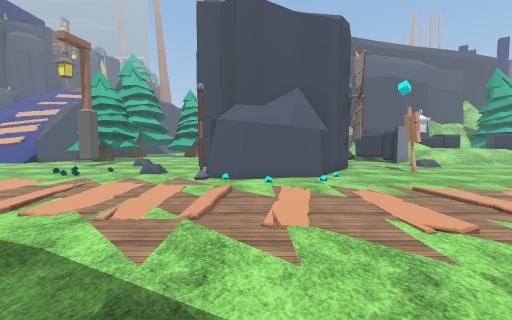
View 1 (above)

24 first-person views from a walk through a scene from a Unity 3-D project. The camera is 1.5 m above the floor, tilts 4° down and sees 90° across. Doors are open. The floor is counted in squares, 1 m on a side. Each view is taken from the middle of a square. On the plan, view 1 faces up. The plan holds only what a view shows up to about 13 squares ahead; the rest is blank. The place goes on beyond the plan. The player is left out. Some surface patterns are stand-ins.

View 2
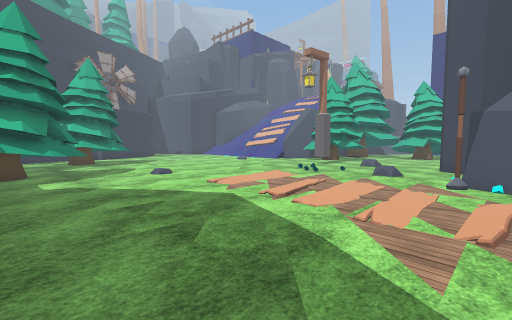

View 3
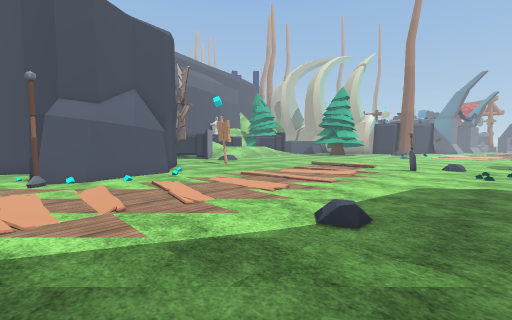

View 4
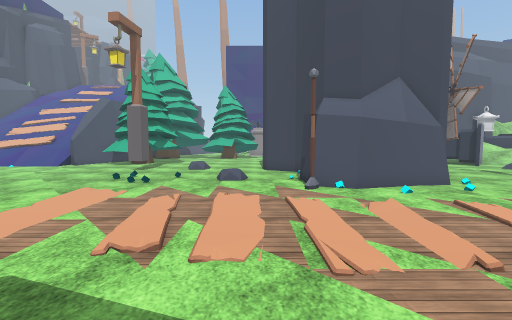

View 5
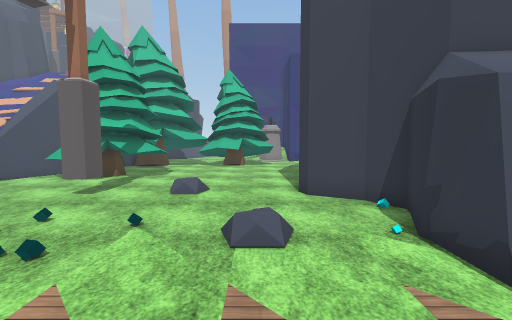

View 6
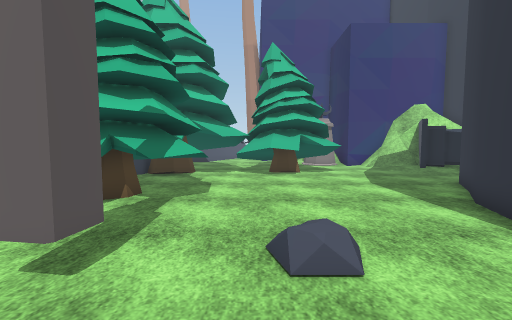

View 7
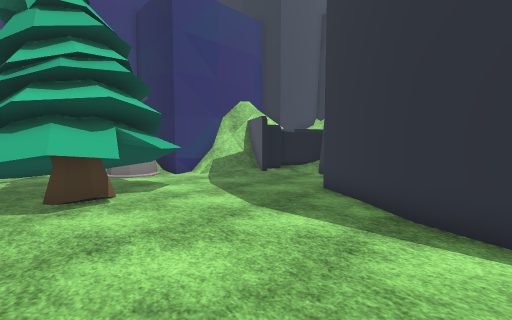

View 8
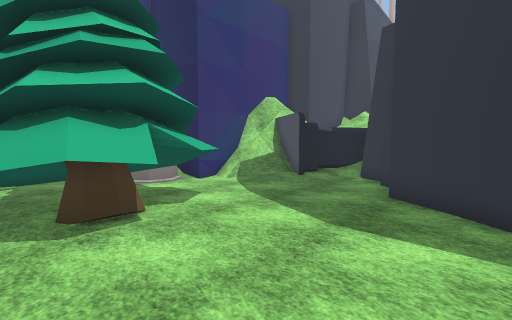

View 9
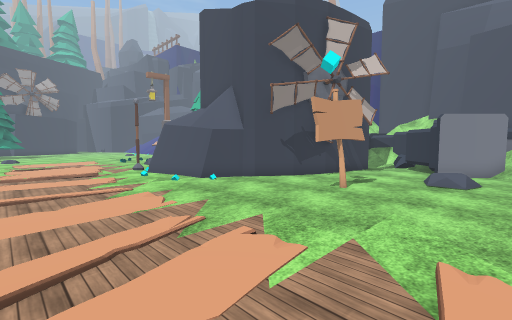

View 10
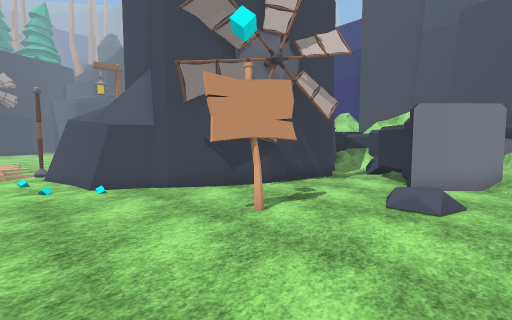

View 11
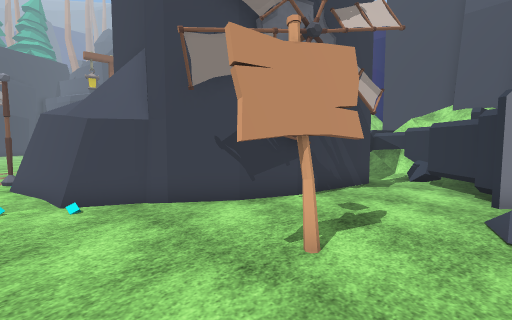

View 12
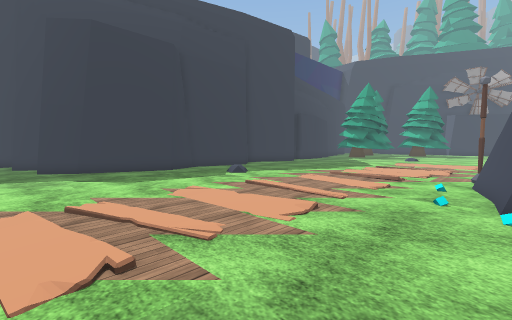

View 13
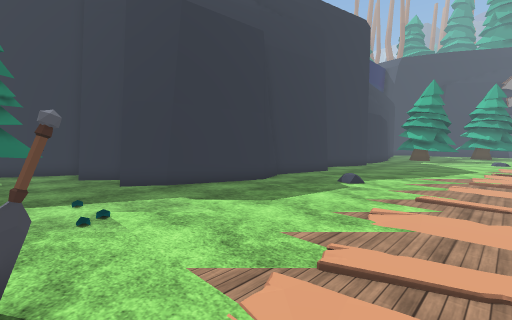

View 14
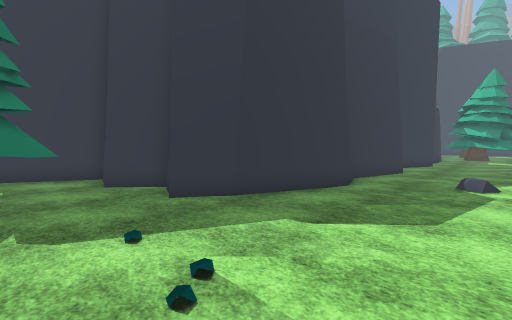

View 15
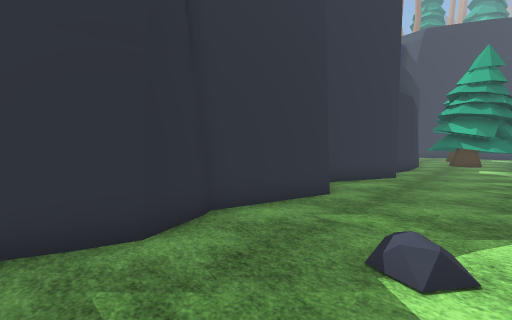

View 16
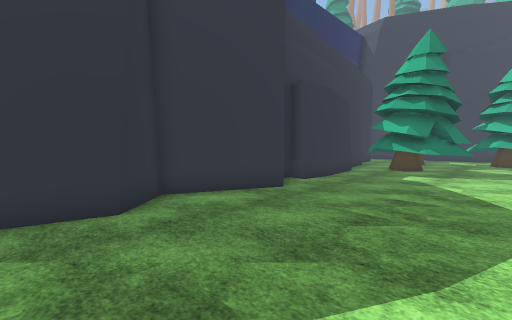

View 17
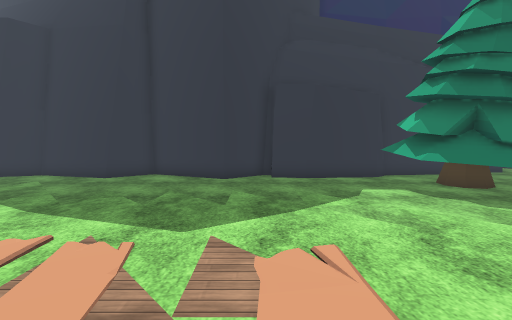

View 18
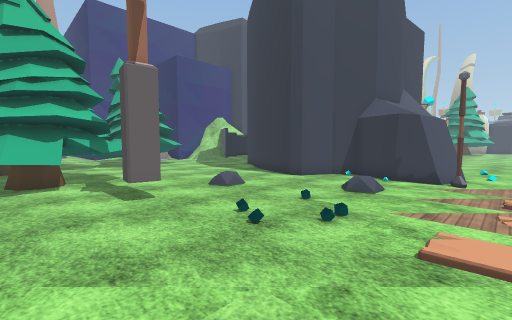

View 19
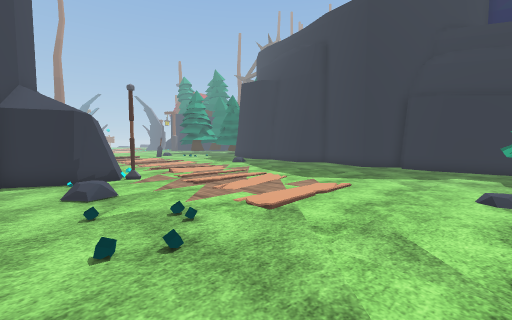

View 20
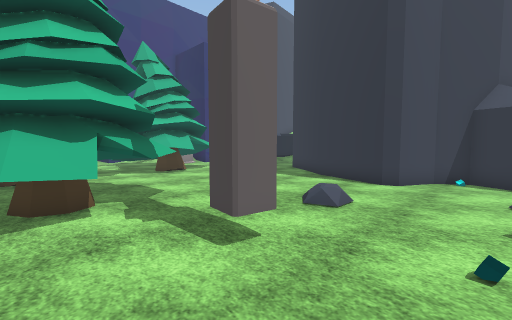

View 21
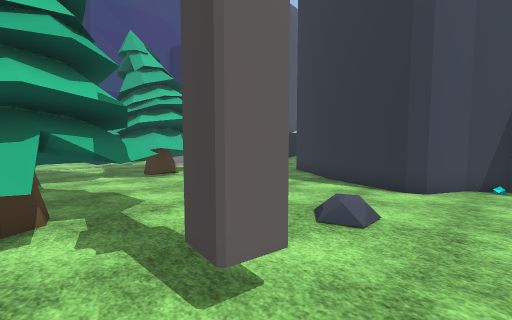

View 22
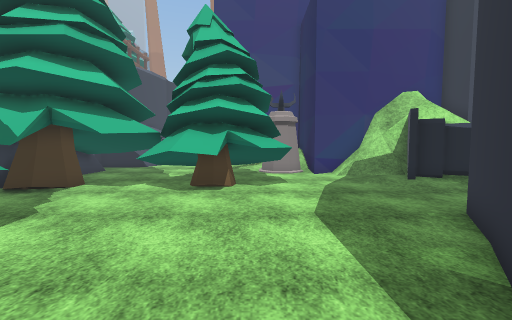

View 23
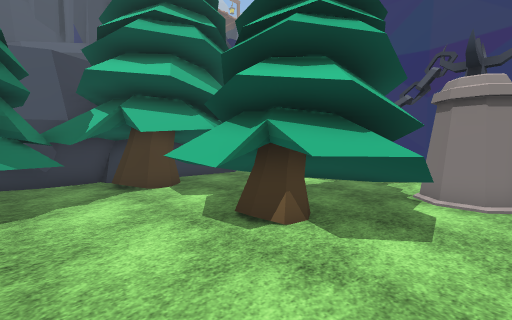

View 24
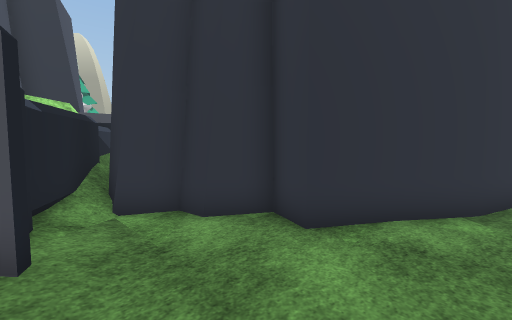

### Floor plan
Key: @ floor where view 1 was taken; # wall or solid block; x gap in a wall; . floor; / step, stairs or slope; = window, fence, low wall or low ledge; ^ raised ledge; S sign; O other object.
Columns run from 13 left of view 1 to 12 right of it. Each row starts with its distance up from view 1.
 30        #####
 29        #=#.####
 28      # #^...#=##
 27  #  ######...=##
 26 ###.#####^...####    ###
 25  #...^####...../##   ^^#
 24  ##...^#........#  #   ##
 23 ##^...........###  ###=###
 22  ###........###     = ^  /
 21  ###........#      #=#   O
 20 ####.......##      #.####x
 19 ###.......##       #..###.
 18 =.........#        #...#..
 17 ..........#        #......
 16 ..OO..O...##      ##...OO.
 15 ...........##     # ......
 14 ............#    ##..S....
 13 ...........##   ##...S....
 12 ........O..##   #....S....
 11 ...........######.........
 10 ...........#=.............
  9 ..........................
  8 ............/............/
  7 ............/............/
  6 ............/............/
  5 ........................ /
  4 .........................
  3 .........................#
  2 ..........................
  1 #.........................
  0 #............@............
 -1 ^.........................
 -2 #########..###..##........
 -3     ##  #############.....
 -4                     ##....
 -5                      #....
 -6                      #...O
 -7                      ##.OO
 -8                       #.OO
 -9                       #. O
-10                       ###

Where each view was taken, in squares from view 1:
view 1: 0 up, 0 right, facing up
view 2: 0 up, 1 left, facing up-left
view 3: 1 down, 3 left, facing up-right
view 4: 2 up, 4 left, facing up
view 5: 8 up, 5 left, facing up
view 6: 13 up, 8 left, facing up
view 7: 18 up, 8 left, facing up-right
view 8: 20 up, 8 left, facing up-right
view 9: 5 up, 12 right, facing up-left
view 10: 9 up, 12 right, facing up-left
view 11: 10 up, 10 right, facing up-left
view 12: 11 up, 10 right, facing down-left
view 13: 6 up, 12 right, facing down-left
view 14: 2 up, 12 right, facing down-left
view 15: 2 up, 5 right, facing down-left
view 16: 4 up, 0 right, facing down-left
view 17: 9 up, 8 left, facing down
view 18: 9 up, 13 left, facing up-right
view 19: 14 up, 13 left, facing down-right
view 20: 13 up, 13 left, facing up-right
view 21: 14 up, 12 left, facing up-right
view 22: 17 up, 5 left, facing up
view 23: 22 up, 3 left, facing up-left
view 24: 26 up, 3 left, facing down-right
